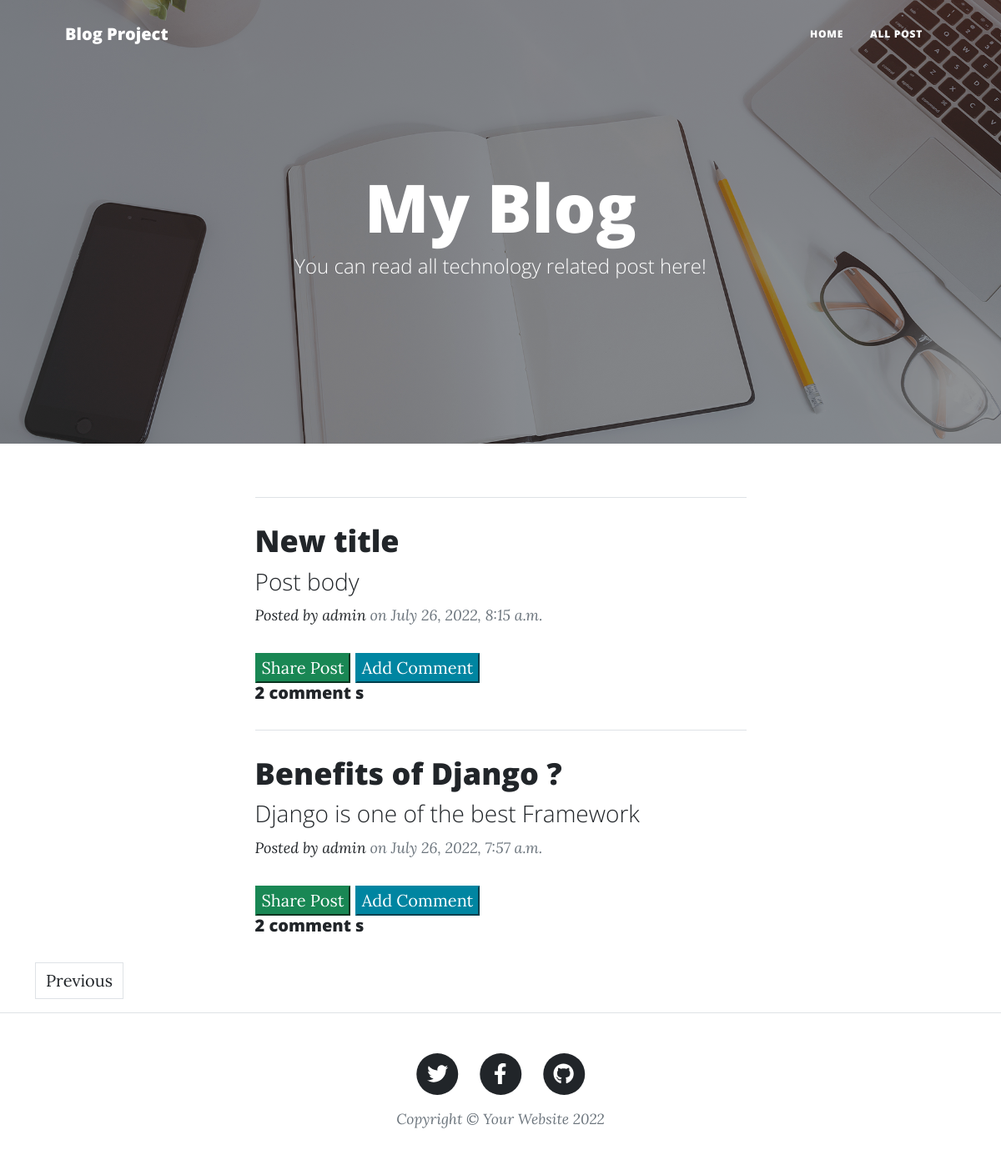
Screenshot of /post_list/?page=3 with the database file from the repository.
### app/models.py (models this page shows, shortened)
class Post(models.Model):
    STATUS_CHOICES = (
        ('draft', 'Draft'),
        ('published', 'Published'),
    )
    title = models.CharField(max_length=250)
    slug = AutoSlugField(unique_for_date ='publish', unique=True, null=True,default=None)
    author = models.ForeignKey(User,on_delete=models.CASCADE, related_name='blog_posts')
    body = models.TextField()
    publish = models.DateTimeField(default=timezone.now)
    created = models.DateTimeField(auto_now_add=True)
    updated = models.DateTimeField(auto_now_add=True)
    status = models.CharField(max_length=10, choices=STATUS_CHOICES, default='draft')
    class Meta:
        ordering = ['-publish']
    objects = models.Manager()
    published = PublishedManager()

### app/views.py (the view)
# urls.py: path('post_list/', views.post_list, name='post_list'),
def post_list(request):
    posts = Post.published.all()
    comment = Comment.objects.all()
    p= Paginator(posts, 3)
    page_number = request.GET.get('page')
    final = p.get_page(page_number)
    totalpage = final.paginator.num_pages
    try:
        page_obj = p.get_page(page_number)
    except PageNotAnInteger:
        page_obj = p.page(1)
    except EmptyPage:
        page_obj = p.page(p.num_pages)
    context = {'page_obj': page_obj,
                'lastpage':totalpage,
                'totalpagelist':[n+1 for n in range(totalpage)],
                'comment':comment,
                }
    return render(request,'app/list.html', context)

### app/models.py (called while the page is built)
    def get_queryset(self):
        return super(PublishedManager, self).get_queryset().filter(status='published')

### app/templates/app/list.html (shortened to what this page needs)
{% extends 'app/index.html' %}
{% block content %}
       <div class="container px-4 px-lg-5">
        <div class="row gx-4 gx-lg-5 justify-content-center">
            <div class="col-md-10 col-lg-8 col-xl-7">
                <div class="post-preview">
                    {% for post in page_obj.object_list %}
                    <a href="/post_details/{{post.slug}}">
                        <hr>
                        <h2 class="post-title" href="{{post.slug}}">{{post.title}}</h2>
                        <h3 class="post-subtitle">{{post.body}}</h3>
                        <p class="post-meta">Posted by<a href=""> {{post.author}} </a> on {{post.publish}} </p>
                        <a href="{% url 'post_share' post.id %}">
                            <input class="btn-success" type="submit" value="Share Post">
                        </a>
                        <a href="{% url 'comments' post.id %}"><button type="submit" class="btn-primary" >Add Comment</button></a>
                        {% with comment.count as total_comments %}
                            <h5>
                                {{total_comments}} comment {{total_comments | pluralize}}
                            </h5>
                        {% endwith %}
                    {% endfor %}
                    </a>
                </div>
            </div>
        </div>
    </div>
    <div class="container"
    <nav aria-label="Page navigation example">
        <ul class="pagination">
        {% if page_obj.has_previous %}
          <li class="page-item"><a class="page-link" href="?page={{page_obj.previous_page_number}}">Previous</a></li>
        {% endif %}
        </ul>
</div>
{% endblock %}

### rows the page displays
Post: title "New title", body "Post body", author "admin", publish "July 26, 2022, 8:15 a.m.", id "2", total_comments "s"
Post: title "Benefits of Django ?", body "Django is one of the best Framework", author "admin", publish "July 26, 2022, 7:57 a.m.", total_comments "2", total_comments "s"
